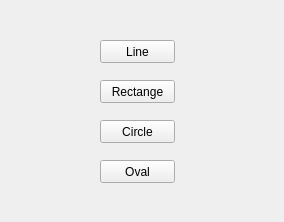
<?xml version="1.0" encoding="UTF-8"?>
<ui version="4.0">
 <class>Form</class>
 <widget class="QWidget" name="Form">
  <property name="geometry">
   <rect>
    <x>0</x>
    <y>0</y>
    <width>284</width>
    <height>222</height>
   </rect>
  </property>
  <property name="windowTitle">
   <string>Form</string>
  </property>
  <widget class="QPushButton" name="LineButton">
   <property name="geometry">
    <rect>
     <x>100</x>
     <y>40</y>
     <width>75</width>
     <height>23</height>
    </rect>
   </property>
   <property name="text">
    <string>Line</string>
   </property>
  </widget>
  <widget class="QPushButton" name="RectangeButton">
   <property name="geometry">
    <rect>
     <x>100</x>
     <y>80</y>
     <width>75</width>
     <height>23</height>
    </rect>
   </property>
   <property name="text">
    <string>Rectange</string>
   </property>
  </widget>
  <widget class="QPushButton" name="CircleButton">
   <property name="geometry">
    <rect>
     <x>100</x>
     <y>120</y>
     <width>75</width>
     <height>23</height>
    </rect>
   </property>
   <property name="text">
    <string>Circle</string>
   </property>
  </widget>
  <widget class="QPushButton" name="OvalButton">
   <property name="geometry">
    <rect>
     <x>100</x>
     <y>160</y>
     <width>75</width>
     <height>23</height>
    </rect>
   </property>
   <property name="text">
    <string>Oval</string>
   </property>
  </widget>
 </widget>
 <resources/>
 <connections/>
</ui>
